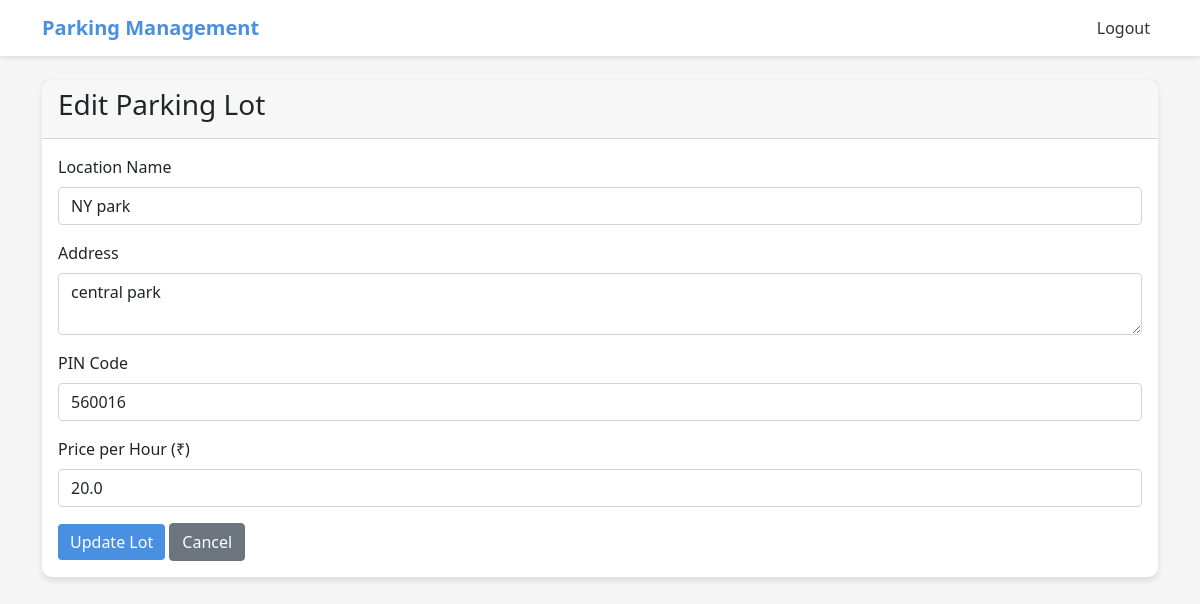
Screenshot of /admin/lots/1/edit (signed in) with the database file from the repository.
### app/models.py (models this page shows, shortened)
class ParkingLot(db.Model):
    __tablename__ = 'parking_lots'
    id = db.Column(db.Integer, primary_key=True)
    prime_location_name = db.Column(db.String(100), nullable=False)
    address = db.Column(db.String(200), nullable=False)
    pin_code = db.Column(db.String(6), nullable=False)
    price_per_hour = db.Column(db.Float, nullable=False)
    max_spots = db.Column(db.Integer, nullable=False)
    spots = db.relationship('ParkingSpot', backref='lot', lazy=True, cascade="all, delete-orphan")

### app/routes.py (the view, shortened to what this page needs)
@admin.route('/lots/<int:lot_id>/edit', methods=['GET', 'POST'])
@admin_required
def edit_lot(lot_id):
    lot = ParkingLot.query.get_or_404(lot_id)
    return render_template('admin/lot_form.html', lot=lot)

### app/__init__.py (called while the page is built)
@login_manager.user_loader
def load_user(user_id):
    from .models import User, Admin
    user = User.query.get(int(user_id))
    if user:
        return user
    return Admin.query.get(int(user_id))

### app/routes.py (called while the page is built)
def admin_required(f):
    @wraps(f)
    def decorated_function(*args, **kwargs):
        if not current_user.is_authenticated or not isinstance(current_user, Admin):
            flash('You need to be logged in as an admin to view this page.')
            return redirect(url_for('auth.login'))
        return f(*args, **kwargs)
    return decorated_function

### app/templates/admin/lot_form.html (shortened to what this page needs)
{% extends 'base.html' %}
{% block content %}
<div class="container mt-4">
    <div class="card">
        <div class="card-header">
            <h3>{{ 'Edit' if lot else 'Add' }} Parking Lot</h3>
        </div>
        <div class="card-body">
            <form method="POST">
                <div class="mb-3">
                    <label for="name" class="form-label">Location Name</label>
                    <input type="text" class="form-control" id="name" name="name" value="{{ lot.prime_location_name if lot else '' }}" required>
                </div>
                <div class="mb-3">
                    <label for="address" class="form-label">Address</label>
                    <textarea class="form-control" id="address" name="address" required>{{ lot.address if lot else '' }}</textarea>
                </div>
                <div class="mb-3">
                    <label for="pin_code" class="form-label">PIN Code</label>
                    <input type="text" class="form-control" id="pin_code" name="pin_code" value="{{ lot.pin_code if lot else '' }}" required pattern="[0-9]{6}">
                </div>
                <div class="mb-3">
                    <label for="price_per_hour" class="form-label">Price per Hour (₹)</label>
                    <input type="number" step="0.01" class="form-control" id="price_per_hour" name="price_per_hour" value="{{ lot.price_per_hour if lot else '' }}" required>
                </div>
                <button type="submit" class="btn btn-primary">{{ 'Update' if lot else 'Create' }} Lot</button>
                <a href="{{ url_for('admin.manage_lots') }}" class="btn btn-secondary">Cancel</a>
            </form>
        </div>
    </div>
</div>
{% endblock %}

### app/templates/base.html (style rules this page uses)
:root { --primary-color: #4A90E2; --secondary-color: #F5F5F5; --accent-color: #34C759; }
body { background-color: var(--secondary-color); font-family: 'Segoe UI', sans-serif; }
.card { border-radius: 10px; border: none; box-shadow: 0 4px 6px rgba(0,0,0,0.1); }
.btn-primary { background-color: var(--primary-color); border: none; }

### rows the page displays
ParkingLot: name "NY park", address "central park", pin_code "560016", price_per_hour "20.0"

### other values shown
{{ 'Edit' if lot else 'Add' }} "Edit"
{{ 'Update' if lot else 'Create' }} "Update"
